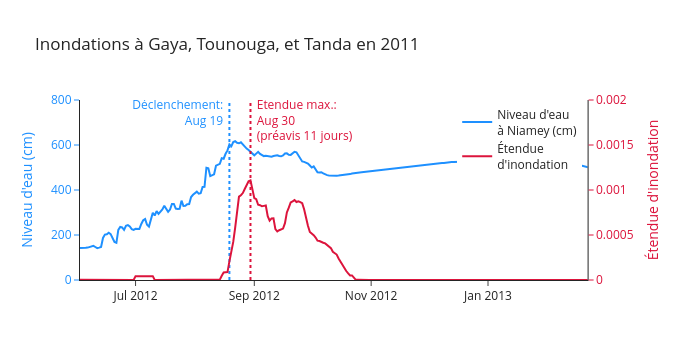
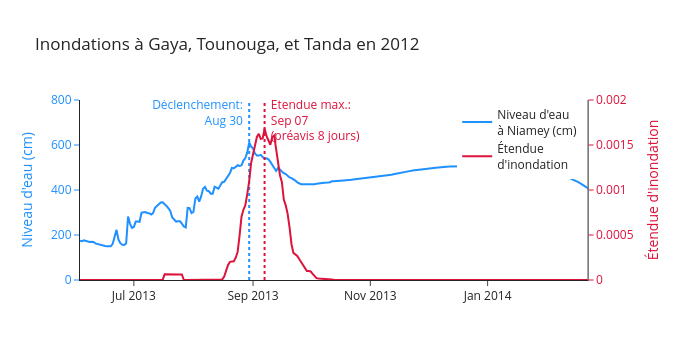
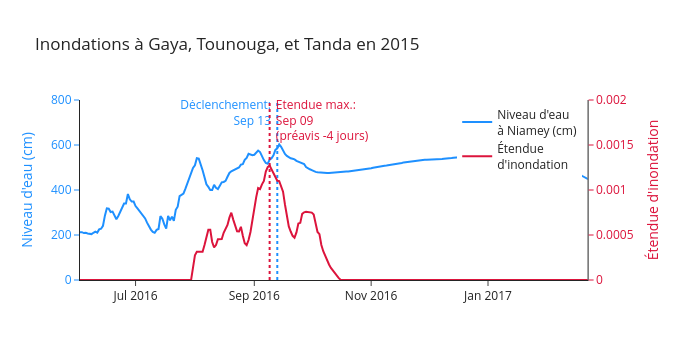
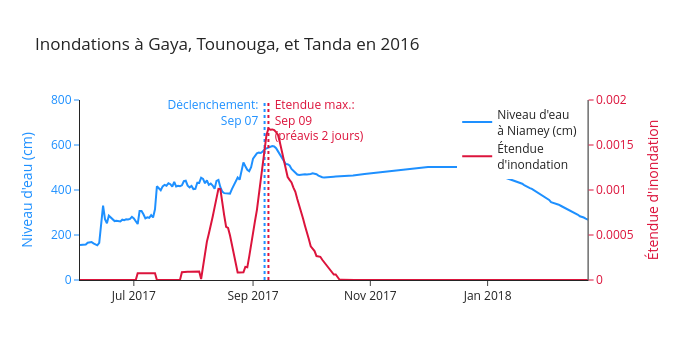

Notebook cell for these charts, in order:
### Code cell
# plot leadtimes by adm3

station = "Garbe Kourou"
station = "Niamey"
niamey_t = 580
gk_t = 450

abn_f = abn[abn["station"] == station]
display(abn_f)
triggers = utils.get_triggers(abn_f, threshold=niamey_t, date_col="date")

impact_g = (
    impact[impact[utils.ID_COL] == GAYA]
    .groupby(impact.date.dt.year)
    .sum(numeric_only=True)
)
floodscan_g = floodscan[floodscan[utils.ID_COL] == GAYA]
floodscan_g = fs_average.copy()
floodscan_g["mean_rolling"] = (
    floodscan_g["weighted_mean_cell"].rolling(10, center=True).mean()
)

compare = floodscan_g.merge(
    abn_f[["date", "Water Level (cm)"]], on="date", how="left"
)

leadtimes = []

max_fs = 0.002
max_niamey = 800
years = triggers["seasonyear"].unique()
for year in years:
    dff = compare[compare["seasonyear"] == year]
    dff_t = triggers[triggers["seasonyear"] == year]

    fig = make_subplots(specs=[[{"secondary_y": True}]])
    fig.add_trace(
        go.Scatter(
            x=dff["date"],
            y=dff["Water Level (cm)"],
            line_color="dodgerblue",
            name=f"Niveau d'eau<br>à {station} (cm)",
        ),
        secondary_y=False,
    )
    fig.add_trace(
        go.Scatter(
            x=dff["date"],
            y=dff["mean_rolling"],
            line_color="crimson",
            name="Étendue<br>d'inondation",
        ),
        secondary_y=True,
    )

    if not dff_t.empty:
        t_date = dff_t.iloc[0]["t_date"]
        fig.add_trace(
            go.Scatter(
                x=[t_date, t_date],
                y=[0, max_niamey],
                mode="lines+text",
                line=dict(color="dodgerblue", width=2, dash="dot"),
                text=["", f"Déclenchement:  <br>{t_date:%b %d}  "],
                textposition="bottom left",
                textfont_color="dodgerblue",
                showlegend=False,
            ),
            secondary_y=False,
        )

    fs_peak_row = dff.loc[dff["mean_rolling"].idxmax()]
    peak_date = fs_peak_row["date"]
    peak_level = fs_peak_row["mean_rolling"]
    leadtime = peak_date - t_date
    leadtimes.append(leadtime.days)

    fig.add_trace(
        go.Scatter(
            x=[peak_date, peak_date],
            y=[0, max_fs],
            text=[
                "",
                (
                    f"  Étendue max.:<br>  {peak_date:%b %d}<br>  "
                    f"(préavis {leadtime.days} jours)"
                ),
            ],
            textfont_color="crimson",
            line=dict(color="crimson", width=2, dash="dot"),
            mode="lines+text",
            textposition="bottom right",
            showlegend=False,
        ),
        secondary_y=True,
    )

    fig.update_layout(
        template="simple_white",
        title=f"Inondations à Gaya, Tounouga, et Tanda en {year}",
        width=700,
    )
    fig.update_yaxes(
        range=[0, max_niamey],
        secondary_y=False,
        color="dodgerblue",
        title="Niveau d'eau (cm)",
    )
    fig.update_yaxes(
        range=[0, max_fs],
        secondary_y=True,
        color="crimson",
        title="Étendue d'inondation",
    )
    fig.update_legends(y=1, x=0.93, xanchor="right")
    min_date = dff["date"].min()
    max_date = dff["date"].max() - pd.Timedelta(days=100)
    fig.update_xaxes(range=[min_date, max_date])

    fig.show()

print(np.mean(leadtimes))

### Figure 1 — Plotly figure (JSON) as saved in the notebook; plotly's stock layout.template omitted (floating-point values rounded to 4 significant figures; data arrays with more than 128 entries replaced by an {"elided": "..."} marker saying what was removed)
{"data": [{"line": {"color": "dodgerblue"}, "name": "Niveau d'eau<br>à Niamey (cm)", "type": "scatter", "x": {"elided": "366 str values"}, "xaxis": "x", "y": {"elided": "366 float values"}, "yaxis": "y"}, {"line": {"color": "crimson"}, "name": "Étendue<br>d'inondation", "type": "scatter", "x": {"elided": "366 str values"}, "xaxis": "x", "y": {"elided": "366 float values"}, "yaxis": "y2"}, {"line": {"color": "dodgerblue", "dash": "dot", "width": 2}, "mode": "lines+text", "showlegend": false, "text": ["", "Déclenchement:  <br>Aug 19  "], "textfont": {"color": "dodgerblue"}, "textposition": "bottom left", "type": "scatter", "x": ["2012-08-19T00:00:00", "2012-08-19T00:00:00"], "xaxis": "x", "y": [0, 800], "yaxis": "y"}, {"line": {"color": "crimson", "dash": "dot", "width": 2}, "mode": "lines+text", "showlegend": false, "text": ["", "  Étendue max.:<br>  Aug 30<br>  (préavis 11 jours)"], "textfont": {"color": "crimson"}, "textposition": "bottom right", "type": "scatter", "x": ["2012-08-30T00:00:00", "2012-08-30T00:00:00"], "xaxis": "x", "y": [0, 0.002], "yaxis": "y2"}], "layout": {"height": 360, "legend": {"x": 0.93, "xanchor": "right", "y": 1}, "title": {"text": "Inondations à Gaya, Tounouga, et Tanda en 2011"}, "width": 700, "xaxis": {"anchor": "y", "domain": [0, 0.94], "range": ["2012-06-02T00:00:00", "2013-02-22T00:00:00"], "type": "date"}, "yaxis": {"anchor": "x", "color": "dodgerblue", "domain": [0, 1], "range": [0, 800], "title": {"text": "Niveau d'eau (cm)"}, "type": "linear"}, "yaxis2": {"anchor": "x", "color": "crimson", "overlaying": "y", "range": [0, 0.002], "side": "right", "title": {"text": "Étendue d'inondation"}, "type": "linear"}}}

### Figure 2 — Plotly figure (JSON) as saved in the notebook; plotly's stock layout.template omitted (floating-point values rounded to 4 significant figures; data arrays with more than 128 entries replaced by an {"elided": "..."} marker saying what was removed)
{"data": [{"line": {"color": "dodgerblue"}, "name": "Niveau d'eau<br>à Niamey (cm)", "type": "scatter", "x": {"elided": "365 str values"}, "xaxis": "x", "y": {"elided": "365 float values"}, "yaxis": "y"}, {"line": {"color": "crimson"}, "name": "Étendue<br>d'inondation", "type": "scatter", "x": {"elided": "365 str values"}, "xaxis": "x", "y": {"elided": "365 float values"}, "yaxis": "y2"}, {"line": {"color": "dodgerblue", "dash": "dot", "width": 2}, "mode": "lines+text", "showlegend": false, "text": ["", "Déclenchement:  <br>Aug 30  "], "textfont": {"color": "dodgerblue"}, "textposition": "bottom left", "type": "scatter", "x": ["2013-08-30T00:00:00", "2013-08-30T00:00:00"], "xaxis": "x", "y": [0, 800], "yaxis": "y"}, {"line": {"color": "crimson", "dash": "dot", "width": 2}, "mode": "lines+text", "showlegend": false, "text": ["", "  Étendue max.:<br>  Sep 07<br>  (préavis 8 jours)"], "textfont": {"color": "crimson"}, "textposition": "bottom right", "type": "scatter", "x": ["2013-09-07T00:00:00", "2013-09-07T00:00:00"], "xaxis": "x", "y": [0, 0.002], "yaxis": "y2"}], "layout": {"height": 360, "legend": {"x": 0.93, "xanchor": "right", "y": 1}, "title": {"text": "Inondations à Gaya, Tounouga, et Tanda en 2012"}, "width": 700, "xaxis": {"anchor": "y", "domain": [0, 0.94], "range": ["2013-06-03T00:00:00", "2014-02-22T00:00:00"], "type": "date"}, "yaxis": {"anchor": "x", "color": "dodgerblue", "domain": [0, 1], "range": [0, 800], "title": {"text": "Niveau d'eau (cm)"}, "type": "linear"}, "yaxis2": {"anchor": "x", "color": "crimson", "overlaying": "y", "range": [0, 0.002], "side": "right", "title": {"text": "Étendue d'inondation"}, "type": "linear"}}}

### Figure 3 — Plotly figure (JSON) as saved in the notebook; plotly's stock layout.template omitted (floating-point values rounded to 4 significant figures; data arrays with more than 128 entries replaced by an {"elided": "..."} marker saying what was removed)
{"data": [{"line": {"color": "dodgerblue"}, "name": "Niveau d'eau<br>à Niamey (cm)", "type": "scatter", "x": {"elided": "366 str values"}, "xaxis": "x", "y": {"elided": "366 float values"}, "yaxis": "y"}, {"line": {"color": "crimson"}, "name": "Étendue<br>d'inondation", "type": "scatter", "x": {"elided": "366 str values"}, "xaxis": "x", "y": {"elided": "366 float values"}, "yaxis": "y2"}, {"line": {"color": "dodgerblue", "dash": "dot", "width": 2}, "mode": "lines+text", "showlegend": false, "text": ["", "Déclenchement:  <br>Sep 13  "], "textfont": {"color": "dodgerblue"}, "textposition": "bottom left", "type": "scatter", "x": ["2016-09-13T00:00:00", "2016-09-13T00:00:00"], "xaxis": "x", "y": [0, 800], "yaxis": "y"}, {"line": {"color": "crimson", "dash": "dot", "width": 2}, "mode": "lines+text", "showlegend": false, "text": ["", "  Étendue max.:<br>  Sep 09<br>  (préavis -4 jours)"], "textfont": {"color": "crimson"}, "textposition": "bottom right", "type": "scatter", "x": ["2016-09-09T00:00:00", "2016-09-09T00:00:00"], "xaxis": "x", "y": [0, 0.002], "yaxis": "y2"}], "layout": {"height": 360, "legend": {"x": 0.93, "xanchor": "right", "y": 1}, "title": {"text": "Inondations à Gaya, Tounouga, et Tanda en 2015"}, "width": 700, "xaxis": {"anchor": "y", "domain": [0, 0.94], "range": ["2016-06-02T00:00:00", "2017-02-22T00:00:00"], "type": "date"}, "yaxis": {"anchor": "x", "color": "dodgerblue", "domain": [0, 1], "range": [0, 800], "title": {"text": "Niveau d'eau (cm)"}, "type": "linear"}, "yaxis2": {"anchor": "x", "color": "crimson", "overlaying": "y", "range": [0, 0.002], "side": "right", "title": {"text": "Étendue d'inondation"}, "type": "linear"}}}

### Figure 4 — Plotly figure (JSON) as saved in the notebook; plotly's stock layout.template omitted (floating-point values rounded to 4 significant figures; data arrays with more than 128 entries replaced by an {"elided": "..."} marker saying what was removed)
{"data": [{"line": {"color": "dodgerblue"}, "name": "Niveau d'eau<br>à Niamey (cm)", "type": "scatter", "x": {"elided": "365 str values"}, "xaxis": "x", "y": {"elided": "365 float values"}, "yaxis": "y"}, {"line": {"color": "crimson"}, "name": "Étendue<br>d'inondation", "type": "scatter", "x": {"elided": "365 str values"}, "xaxis": "x", "y": {"elided": "365 float values"}, "yaxis": "y2"}, {"line": {"color": "dodgerblue", "dash": "dot", "width": 2}, "mode": "lines+text", "showlegend": false, "text": ["", "Déclenchement:  <br>Sep 07  "], "textfont": {"color": "dodgerblue"}, "textposition": "bottom left", "type": "scatter", "x": ["2017-09-07T00:00:00", "2017-09-07T00:00:00"], "xaxis": "x", "y": [0, 800], "yaxis": "y"}, {"line": {"color": "crimson", "dash": "dot", "width": 2}, "mode": "lines+text", "showlegend": false, "text": ["", "  Étendue max.:<br>  Sep 09<br>  (préavis 2 jours)"], "textfont": {"color": "crimson"}, "textposition": "bottom right", "type": "scatter", "x": ["2017-09-09T00:00:00", "2017-09-09T00:00:00"], "xaxis": "x", "y": [0, 0.002], "yaxis": "y2"}], "layout": {"height": 360, "legend": {"x": 0.93, "xanchor": "right", "y": 1}, "title": {"text": "Inondations à Gaya, Tounouga, et Tanda en 2016"}, "width": 700, "xaxis": {"anchor": "y", "domain": [0, 0.94], "range": ["2017-06-03T00:00:00", "2018-02-22T00:00:00"], "type": "date"}, "yaxis": {"anchor": "x", "color": "dodgerblue", "domain": [0, 1], "range": [0, 800], "title": {"text": "Niveau d'eau (cm)"}, "type": "linear"}, "yaxis2": {"anchor": "x", "color": "crimson", "overlaying": "y", "range": [0, 0.002], "side": "right", "title": {"text": "Étendue d'inondation"}, "type": "linear"}}}
